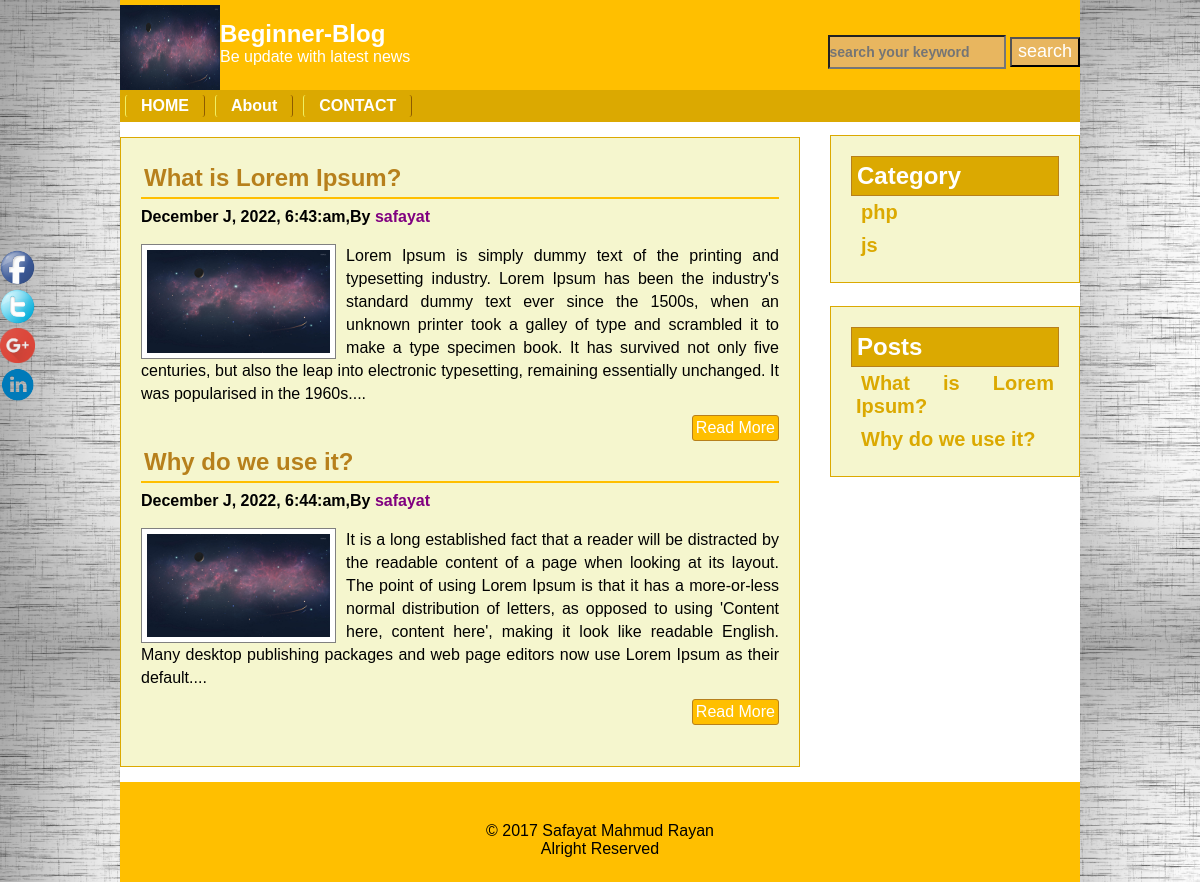
Screenshot of /search.php with the database file from the repository.
### tables this page shows
CREATE TABLE `tbl_social` (
  `id` int NOT NULL,
  `facebook` varchar(256) NOT NULL,
  `linkdin` varchar(256) NOT NULL,
  `google` varchar(256) NOT NULL,
  `twitter` varchar(256) NOT NULL
);

CREATE TABLE `tbl_title` (
  `id` int NOT NULL,
  `title` varchar(1024) NOT NULL,
  `slogan` varchar(1024) NOT NULL,
  `logo` varchar(256) NOT NULL
);

CREATE TABLE `tbl_page` (
  `id` int NOT NULL,
  `name` varchar(256) NOT NULL,
  `body` text NOT NULL
);

CREATE TABLE `tbl_post` (
  `id` int NOT NULL,
  `cat` int NOT NULL,
  `title` varchar(256) NOT NULL,
  `body` text NOT NULL,
  `image` varchar(256) NOT NULL,
  `author` varchar(256) NOT NULL,
  `tags` varchar(256) NOT NULL,
  `UserId` int NOT NULL,
  `date` timestamp NOT NULL DEFAULT CURRENT_TIMESTAMP
);

CREATE TABLE `tbl_cat` (
  `id` int NOT NULL,
  `name` varchar(256) NOT NULL
);

CREATE TABLE `tbl_copy` (
  `id` int NOT NULL,
  `copy` varchar(256) NOT NULL
);

### lib/database.php (called while the page is built, shortened)
<?php
class database{
	public $host   = host;
	public $user   = user;
	public $pass   = pass;
	public $dbname = dbname;
	public $link;
	public function connect(){
		$this->link = new mysqli($this->host,$this->user,$this->pass,$this->dbname);
	}
	public function select($query){
		$result = $this->link->query($query) or die($this->link->error.__LINE__);
	if($result->num_rows > 0){
		return $result;
	}else{
		return false;
	}
	}
}
?>

### lib/helper.php (called while the page is built, shortened)
<?php
class helper{
	public function format($date){
		return date('F J, Y, g:i:a', strtotime($date));
	}
	public function read($text, $limit = 400){
		$text = substr($text, 0 , $limit);
		$text = substr($text, 0 , strrpos($text, ' '));
		$text = $text."....";
		return $text;
	}
}
?>

### search.php (the view, shortened to what this page needs)
<?php include"inc/header.php"?>
<?php
		$query = "select * from tbl_post where title like '%$search%' or body like '%$search%'";
		$postc  = $db->select($query);
		if($postc){
			while($resultc = $postc->fetch_assoc()){
	?>
    <div class="justifypost">
    <h2><a class="title" href="post.php?id=<?php echo $resultc['id'];?>"><?php echo $resultc['title'];?></a></h2>
	<h4><?php echo $fm->format($resultc['date']);?>,By <span class="author"><?php echo $resultc['author'];?></span></h4>
<br>
    <img src="admin/upload/<?php echo $resultc['image'];?>">
    <p><?php echo $fm->read($resultc['body']);?></p>
     <div class="read"><a href="post.php?id=<?php echo $resultc['id'];?>"> Read More</a></div>
	 <br>
    </div>
		<?php }} else{echo "your search query not found";}?>
<?php include"inc/side.php"?>
<?php include"inc/footer.php"?>

### inc/header.php (shortened to what this page needs)
<?php include"lib/database.php";?>
<?php include"lib/helper.php"?>
<?php $db = new database(); ?>
<?php $fm = new helper();?>
<!DOCTYPE HTML>
<html>
<head>
     <link rel="stylesheet" type="text/css" href="css/blog.css">
</head>
<html>
	<head>
       <link rel="stylesheet" type="text/css" href="css/blog.css">
	</head>
	<body background="<img src='image/background.png'>">
    <div class="social-secx">
        <?php
            $query = "select * from tbl_social where id = '1'";
            $result = $db->select($query);
            if($result){
            while($value = $result->fetch_assoc()){
        ?>
		     <a href="<?php echo $value['facebook'];?>"><img src="admin/upload/facebook.png" alt="logo"style="height:35px;width:35px;"></a>
             <a href="<?php echo $value['twitter'];?>"><img src="admin/upload/twitter.png" alt="logo"style="height:35px;width:35px;"></a>
             <a href="<?php echo $value['google'];?>"><img src="admin/upload/google.png" alt="logo"style="height:35px;width:35px;"></a>
             <a href="<?php echo $value['linkdin'];?>"><img src="admin/upload/linked.png" alt="logo" style="height:35px;width:35px;"></a>
        <?php }} ?>
     </div>
	<div class="template">
    <header class="head-sec template">
        <div id="logo-sec">
            <?php
            $query = "select * from tbl_title where id = '1'";
            $result = $db->select($query);
            if($result){
            while($value = $result->fetch_assoc()){
            ?>
           <img src="admin/upload/<?php echo $value['logo'];?>">
           <h2><?php echo $value['title'];?></h2>
           <p><?php echo $value['slogan'];?></p>
            <?php }} ?>
        </div>
		<div id="social-sec">
		<form action="search.php" method="get">
		<input type="text" name="search" placeholder="search your keyword">
		<input type="submit" name="submit" value="search">
		</form>
        </div>
    </header>
    <nav class="nav-sec template">
            <ul>
               <li><a href="index.php">HOME</a></li>
                <?php $query = "select * from tbl_page";
                $result = $db->select($query);
                if($result){
                    while($value = $result->fetch_assoc()){
                        ?>
                        <li><a href="page.php?pageid=<?php echo $value['id'];?>"><?php echo $value['name'];?></a></li>
                    <?php } } ?>
               <li><a href="contact.php">CONTACT</a></li>
            </ul>
    </nav>
    <div class="cont-sec template">
	 <div class="main-cont template">

### inc/side.php
</div>
<div class="side-cont template">
    <div class="side">
       <h2>Category</h2>
       <p> <ul>
        <?php $query = "select * from tbl_cat";
            $result = $db->select($query);
            if($result){
            while($value = $result->fetch_assoc()){
        ?>
	   <li>
	   <a href="category.php?id=<?= $value['id']; ?>"><?= $value['name']; ?></a>
	   </li>
		<?php }} ?>
	   </ul></p>
    </div></div>
    <div class="side">
 <div class="side-cont template">
    <div class="side">
       <h2>Posts</h2>
        <p> <ul>
            <?php $query = "select * from tbl_post";
                    $result = $db->select($query);
                    if($result){
                        while($value = $result->fetch_assoc()){
                    ?>
                    <li>
                        <a href="post.php?id=<?= $value['id']; ?>"><?= $value['title']; ?></a>
                    </li>
                <?php }} ?>
        </ul></p>
</div>
    </div>
</div>

### inc/footer.php
    <div class="footer-sec template">
        <?php
        $query = "select * from tbl_copy where id='1'";
        $result = $db->select($query);
        if($result){
        while($svalue = $result->fetch_assoc()){
        ?>
          <?= $svalue['copy'] ?>
        <?php }} ?>
    </div>
    </div>
	</body>
</html>

### css/blog.css (style rules this page uses)
* { margin:0; padding:0; outline:0; }
body { font-size:16px;white line-height:23px; font-family:arial; background-image:url("image/background.png"); }
.template, #template { width:960px; overflow:hidden; margin:0 auto; }
.social-secx { width: 20px; position:fixed; margin-top:250px; display:block; }
.head-sec { background: #FFBF00; height: 90px; }
#logo-sec { float: left; width: 530px; margin-top: 5px; }
#logo-sec img { height:100px; width:100px; float:left; }
#logo-sec h2 { padding-top: 15; margin-bottom: 11; color: #fff; font-size: 33; padding: 0px; padding-top: 15px; }
#logo-sec p { color: #fff; font-size: 16; }
#social-sec { float: right; padding-top: 15; }
.nav-sec { background: #DBA901; }
.nav-sec ul { margin:0; padding:0; list-style:none; }
.nav-sec ul li { display:block; float:left; }
.nav-sec ul li a { background: #DBA901; color: #fff; border-radius: 3px; font-size: 20px; font-weight: bold; padding: 2px 15px; margin: 5px; text-decoration: none; display: block; font-size: 16px; border-left: 1px solid #F0F061; border-right: 1px solid #8D5B00; }
.cont-sec { background: white; width: 960px; }
.main-cont { background: #F5F6CE; width: 638px; float: left; margin: 15px 15px 15px 0; padding: 21px 20px; border: 1px solid #DBA901; min-height:190px; display:block; }
.justifypost h2 { font-size: 24px; margin-bottom: 9px; border-bottom: 2px solid #FFBF00; padding: 5px 3px; color: #DBA901; }
.justifypost img { height: 100; width: 15 0px; padding-top: 5px; background: #fff; padding: 5px; border: 1px solid grey; float: left; margin-right: 10px; height: 103px; }
.justifypost p { font-size:16px; line-height:23px; text-align:justify; }
.read { margin-bottom:20px; }
.read a { background: #FFBF00; color: #fff; float: right; border: 1px solid #B7801c; border-radius: 3px; margin-top: 10px; padding: 3px; text-decoration: none; display: block; margin-bottom:20px; }
.title { margin-top:20px; text-decoration:none; color:#B7801c; }
.author { color: purple; }
.side-cont { background: #F5F6CE; width: 208px; float: right; border: 1px solid #DBA901; margin: 15 0px 15px 15px; padding: 20px 20px; text-align: justify; margin-top: 13px; margin-bottom: 10px; display:block; }
.side ul li { list-style: none; padding: 5px; color: #DBA901; }
.side ul li a { list-style: none; padding: 5px; color: #DBA901; text-decoration: none; font-weight: bold; font-size: 20px; }
.side h2 { color: #fff; background: #DBA901; padding: 5px; border: 1px solid #B7801c; }
input[type="text"] { background: #E8B65F; height: 30px; width: 174px; margin-top: 35px; color:#fff; font-size:14px; font-weight:bold; }
input[type="submit"] { background: #E8B65F; height: 30px; width: 70px; color: white; font-size: 18px; text-align: center; cursor:pointer; }
.footer-sec { background: #FFBF00; height: 60px; text-align: center; padding-top: 40px; }

### rows the page displays
tbl_title: logo (picture), title "Beginner-Blog", slogan "Be update with latest news"
tbl_page: name "About"
tbl_post: title "What is Lorem Ipsum?", date "December J, 2022, 6:43:am", author "safayat", image (picture), body "Lorem Ipsum is simply dummy text of the printing and typesetting industry. Lorem Ipsum has been the industry's standard dummy text ever since the 1500s, when an unknown printer took a galley of type and scrambled it to make a type specimen book. It has survived not only five centuries, but also the leap into electronic typesetting, remaining essentially unchanged. It was popularised in the 1960s...."
tbl_post: title "Why do we use it?", date "December J, 2022, 6:44:am", author "safayat", image (picture), body "It is a long established fact that a reader will be distracted by the readable content of a page when looking at its layout. The point of using Lorem Ipsum is that it has a more-or-less normal distribution of letters, as opposed to using 'Content here, content here', making it look like readable English. Many desktop publishing packages and web page editors now use Lorem Ipsum as their default...."
tbl_cat: name "php"
tbl_cat: name "js"
tbl_copy: copy "© 2017 Safayat Mahmud Rayan Alright Reserved"
